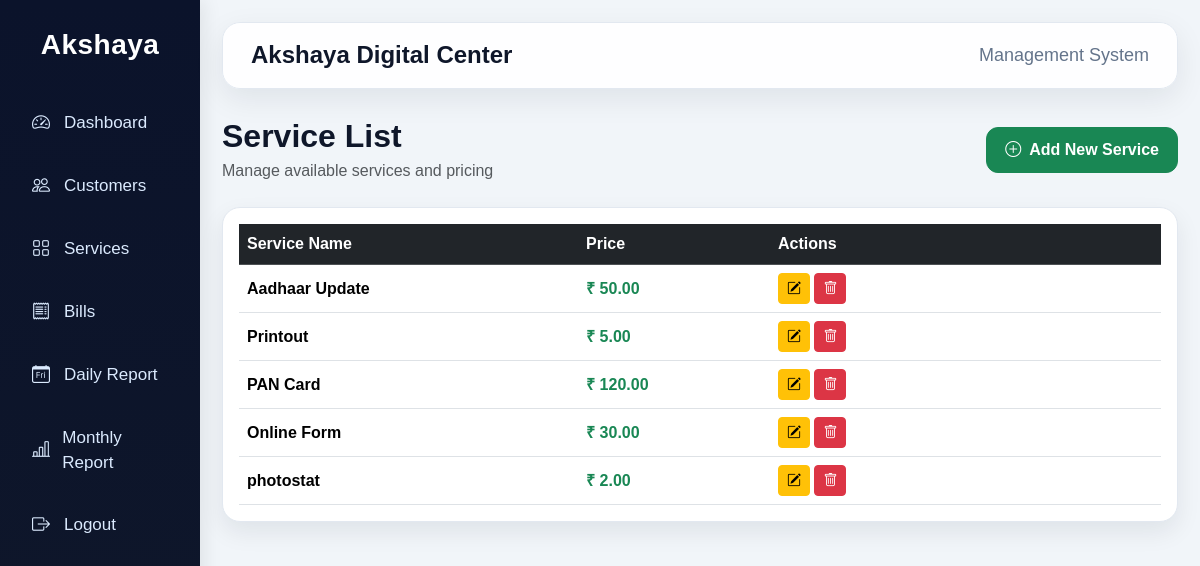
Page /services/ (signed in) on the committed database.
### core/models.py (models this page shows, shortened)
class Service(models.Model):
    service_name = models.CharField(max_length=200)
    price = models.DecimalField(max_digits=8, decimal_places=2)

### core/views.py (the view)
# urls.py: path('services/', views.service_list, name='service_list'),
@login_required
def service_list(request):
    services = Service.objects.all()
    return render(request, 'service_list.html', {'services': services})

### templates/service_list.html
{% extends 'base.html' %}
{% block content %}
<div class="d-flex flex-wrap justify-content-between align-items-center gap-3 mb-4">
    <div>
        <h2 class="page-title mb-1">Service List</h2>
        <p class="text-muted mb-0">Manage available services and pricing</p>
    </div>
    <a href="/add-service/" class="btn btn-success btn-custom">
        <i class="bi bi-plus-circle me-2"></i>Add New Service
    </a>
</div>
<div class="custom-table p-3">
    <div class="table-responsive">
        <table class="table table-hover align-middle mb-0">
            <thead class="table-dark">
                <tr>
                    <th>Service Name</th>
                    <th>Price</th>
                    <th style="min-width:160px;">Actions</th>
                </tr>
            </thead>
            <tbody>
                {% for service in services %}
                <tr>
                    <td class="fw-semibold">{{ service.service_name }}</td>
                    <td class="fw-semibold text-success">₹ {{ service.price }}</td>
                    <td>
                        <a href="/edit-service/{{ service.id }}/" class="btn btn-warning btn-sm">
                            <i class="bi bi-pencil-square"></i>
                        </a>
                        <a href="/delete-service/{{ service.id }}/"
                           class="btn btn-danger btn-sm"
                           onclick="return confirm('Are you sure?')">
                           <i class="bi bi-trash"></i>
                        </a>
                    </td>
                </tr>
                {% empty %}
                <tr>
                    <td colspan="3" class="text-center py-4 text-muted">
                        No services available
                    </td>
                </tr>
                {% endfor %}
            </tbody>
        </table>
    </div>
</div>
{% endblock %}

### templates/base.html (style rules this page uses)
body { background: #f1f5f9; font-family: Arial, sans-serif; }
.page-title { font-weight: 700; color: #0f172a; margin-bottom: 24px; }
.custom-table { background: white; border-radius: 18px; box-shadow: 0 10px 24px rgba(15,23,42,0.08); border: 1px solid #e2e8f0; }
.btn-custom { border-radius: 12px; padding: 10px 18px; font-weight: 600; }

### rows in the picture
Service: service_name "Aadhaar Update", price "50.00"
Service: service_name "Printout", price "5.00"
Service: service_name "PAN Card", price "120.00"
Service: service_name "Online Form", price "30.00"
Service: service_name "photostat", price "2.00"
